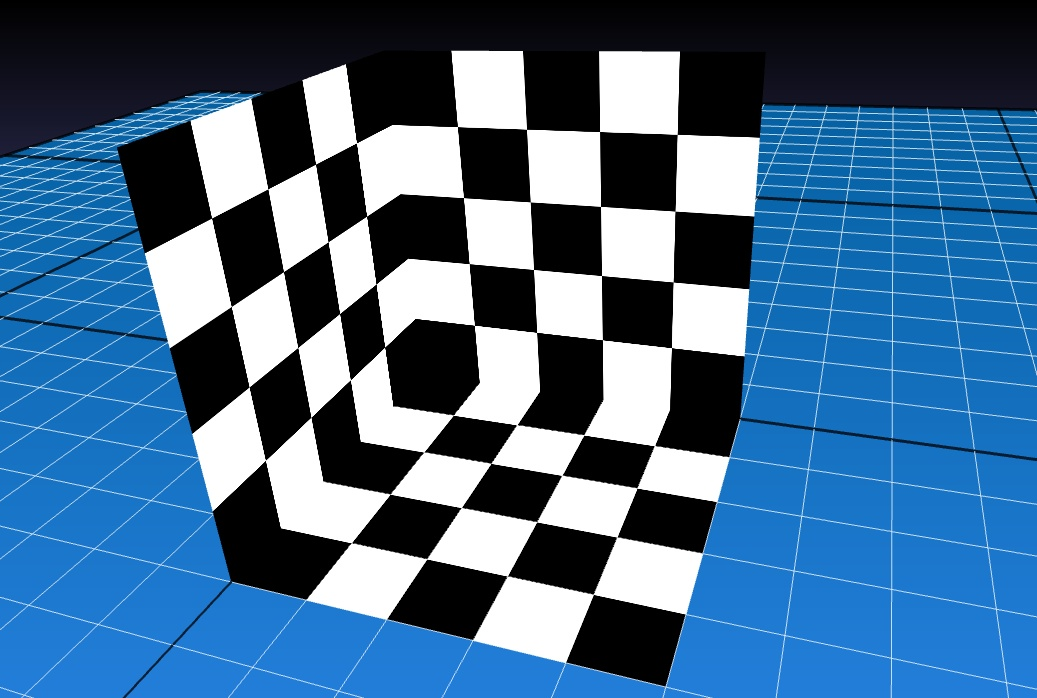
#> input picture Assignment/CVA Assignment Spring 2022/Assignment 4/toCalibrated.jpg, 1037 x 698 px
$ python Assignment4.py
#> lines starting #> are read from the running program, lines starting #| are printed output that depends on the picture; long printed decimals are rounded
import numpy as np
import cv2
import glob
img = cv2.imread("toCalibrated.jpg")
#> img is the input picture: shape (698, 1037, 3); mean B, G, R 141, 106.6, 68.4
gray = cv2.cvtColor(img,cv2.COLOR_BGR2GRAY)
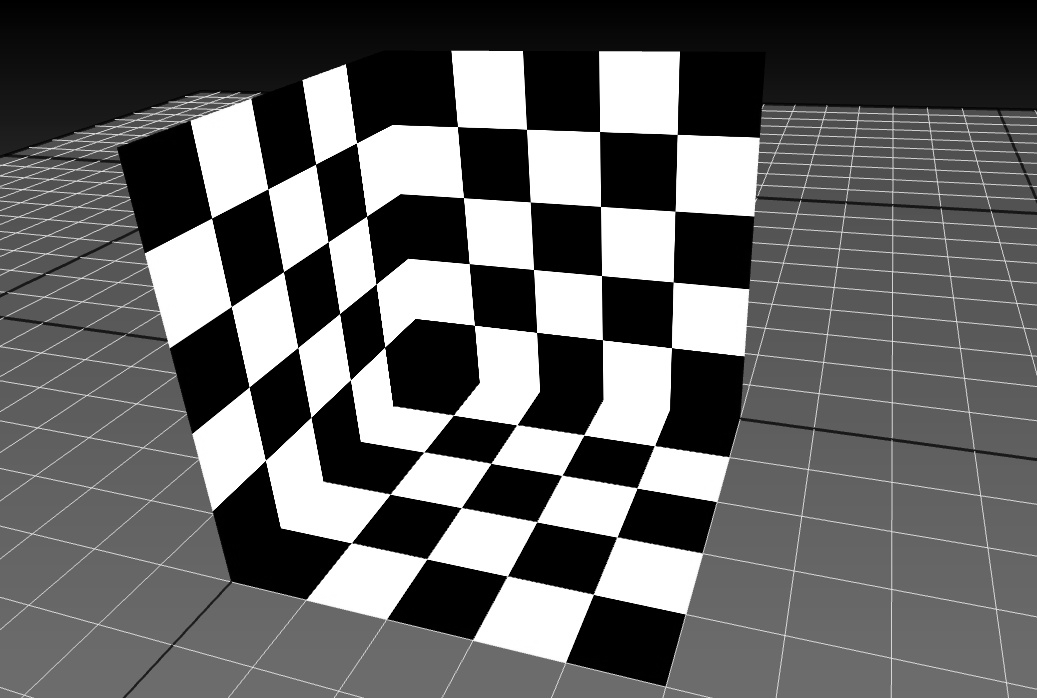
#> gray: shape (698, 1037); min 0, max 255, mean 99.1
#Get the 3d points of 3 squares
objp = np.array([[
    #Since all the square are equal and share the same Dimension
    [0,0,0],[30,0,0],[30,30,0],[0,30,0],
    [0,0,0],[30,0,0],[30,30,0],[0,30,0],
    [0,0,0],[30,0,0],[30,30,0],[0,30,0]
]])
#Get their corresponding location in 2d image
imgp = np.array([
    # First Square
    [[457,127]],[[473,322]],[[668,346]],[[674,136]],
    # Second Square
    [[452,417]],[[651,542]],[[592,592]],[[652,447]],
    # Third Square
    [[212,217]],[[264,457]],[[383,346]],[[356,143]]
])
#pre-processing for further calculations
objpoints = [] # 3d point in real world space
imgpoints = [] # 2d points in image plane.
imgp = imgp.astype(np.float32)
objp = objp.astype(np.float32)

objpoints.append(objp)
imgpoints.append(imgp)
# Estimate the intrinsic parameter
camera_matrix = cv2.initCameraMatrix2D(objpoints,imgpoints, gray.shape[::-1])
# Estimate the rotation and translation vector
ret, matrix, distortion, r_vecs, t_vecs = cv2.calibrateCamera(objpoints, imgpoints, gray.shape[::-1], camera_matrix, None,flags=cv2.CALIB_USE_EXTRINSIC_GUESS)
#> ret = 181; r_vecs = ([-2.07, -1.89, -0.461],); t_vecs = ([-22.81, -9.13, 14.16],)
print("Intrinsic Parameter")
print(matrix)
#| [[ 76.916   0.         520.509]
#|  [  0.         129.232 356.502]
#|  [  0.           0.           1.        ]]
print("\nRotation Matrix")
print(r_vecs)
#| (array([[-2.068],
#|        [-1.887],
#|        [-0.461]]),)
print("\nTranslation Matrix")
print(t_vecs)
#| (array([[-22.814],
#|        [ -9.130],
#|        [ 14.163 ]]),)
